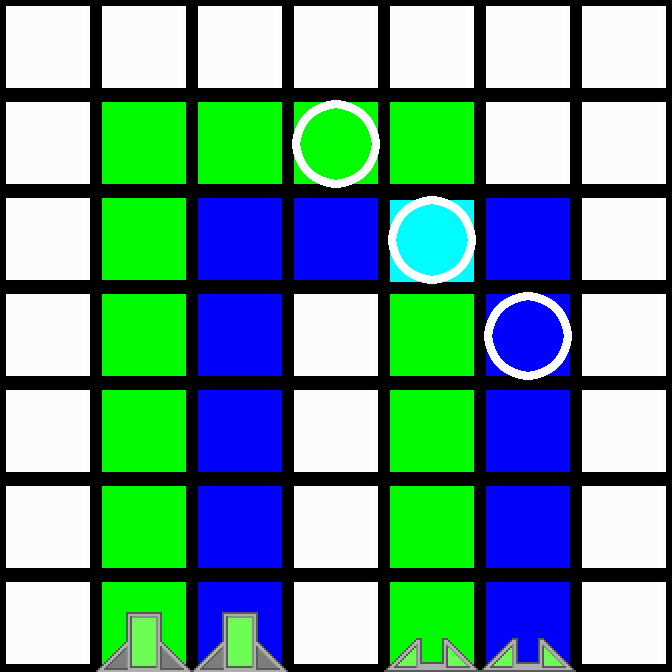

The image is a tile-based game level rendered from a .tmx file. Its description and complete source (layers, tilesets, objects, tile grids) follow:
An orthogonal 7x7 tile map with 96x96 px tiles, 2 tile layers (Colors, Tiles).

<map version="1.0" orientation="orthogonal" renderorder="right-down" width="7" height="7" tilewidth="96" tileheight="96">
 <properties>
  <property name="AvailableColors" value="0, 0" />
  <property name="AvailableTiles" value="1, 1, 2, 2" />
 </properties>
 <tileset firstgid="1" source="../tiles.tsx" />
 <layer name="Colors" width="7" height="7">
  <data encoding="csv">
87,87,87,87,87,87,87,
87,82,82,82,82,87,87,
87,82,83,83,86,83,87,
87,82,83,87,82,83,87,
87,82,83,87,82,83,87,
87,82,83,87,82,83,87,
87,82,83,87,82,83,87
</data>
 </layer>
 <layer name="Tiles" width="7" height="7">
  <data encoding="csv">
1,1,1,1,1,1,1,
1,1,1,29,1,1,1,
1,1,1,1,29,1,1,
1,1,1,1,1,29,1,
1,1,1,1,1,1,1,
1,1,1,1,1,1,1,
1,5,5,1,9,9,1
</data>
 </layer>
</map>
